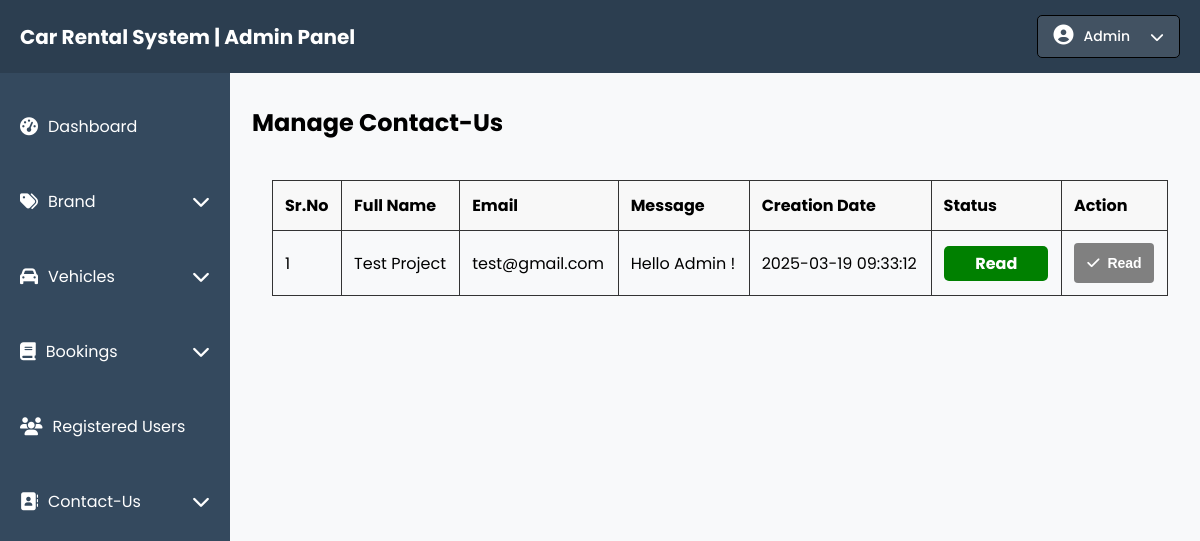
Page /Admin/manage-contact-us.php on the earlier database version.
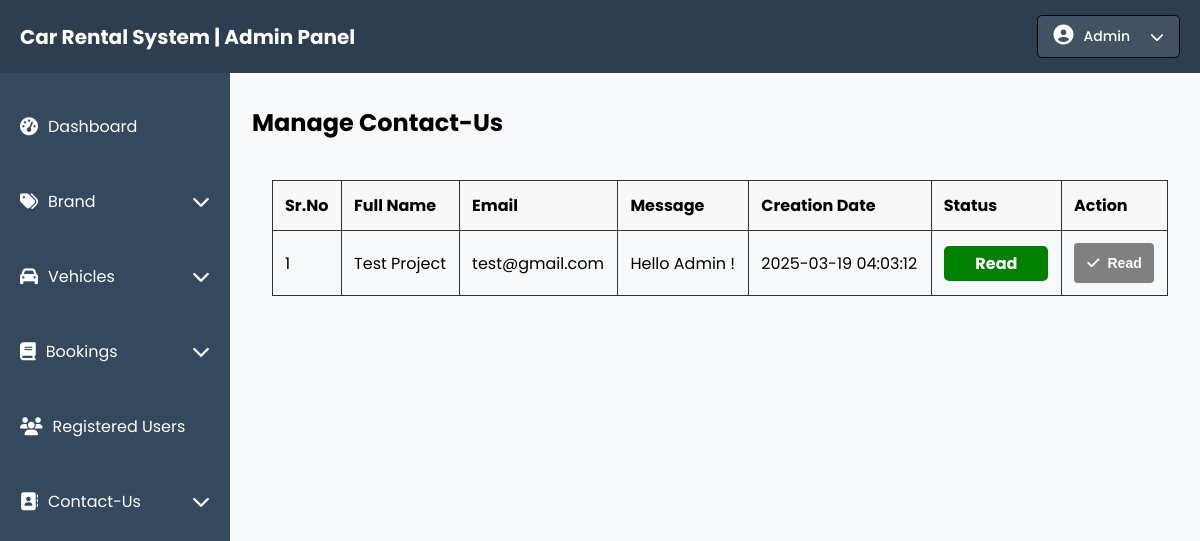
Same page on the later database version.
### tables this page shows
CREATE TABLE `contact_queries` (
  `id` int(11) NOT NULL,
  `full_name` varchar(255) NOT NULL,
  `email` varchar(255) NOT NULL,
  `message` text NOT NULL,
  `created_at` timestamp NOT NULL DEFAULT current_timestamp(),
  `status` enum('Unread','Read') DEFAULT 'Unread'
);

### Admin/manage-contact-us.php (the view, shortened to what this page needs)
<?php
include 'connection.php';
$query = "SELECT * FROM contact_queries ORDER BY created_at DESC";
$stmt = $pdo->prepare($query);
$stmt->execute();
$results = $stmt->fetchAll(PDO::FETCH_ASSOC);
?>
<!DOCTYPE html>
<html lang="en">
    <head>
        <link rel="stylesheet" href="style.css">
        <link rel="stylesheet" href="https://cdnjs.cloudflare.com/ajax/libs/font-awesome/6.7.2/css/all.min.css" />
    </head>
    <body>
        <?php include 'include/navbar.php'; ?>
        <div class="main-container">
            <?php include 'include/sidebar.php'; ?>
            <div class="tblcontact">
                <h2>Manage Contact-Us</h2>
                <div class="tblcontainer">
                    <table>
                        <thead>
                            <tr>
                                <th>Sr.No</th>
                                <th>Full Name</th>
                                <th>Email</th>
                                <th>Message</th>
                                <th>Creation Date</th>
                                <th>Status</th>
                                <th>Action</th>
                            </tr>
                        </thead>
                        <tbody>
                            <?php
                            $sr_no = 1;
                            foreach ($results as $row) {
                                echo "<tr>
                                        <td>{$sr_no}</td>
                                        <td>" . htmlspecialchars($row['full_name']) . "</td>
                                        <td>" . htmlspecialchars($row['email']) . "</td>
                                        <td>" . htmlspecialchars($row['message']) . "</td>
                                        <td>{$row['created_at']}</td>
                                        <td><span class='status " . strtolower($row['status']) . "'>{$row['status']}</span></td>
                                        <td>
                                            <form method='POST' style='display:inline-block;'>
                                                <input type='hidden' name='query_id' value='{$row['id']}'>
                                                <button type='submit' name='mark_read' class='btn-read' " . ($row['status'] == 'Read' ? 'disabled' : '') . ">
                                                    <i class='fa fa-check' style='color: white; font-weight: bold;'></i> Read
                                                </button>
                                            </form>
                                        </td>
                                    </tr>";
                                $sr_no++;
                            }
                            ?>
                        </tbody>
                    </table>
                </div>
            </div>
        </div>
    </body>
</html>

Differences in the rows shown:
changed contact_queries "Test Project": created_at "2025-03-19 09:33:12" → "2025-03-19 04:03:12"
